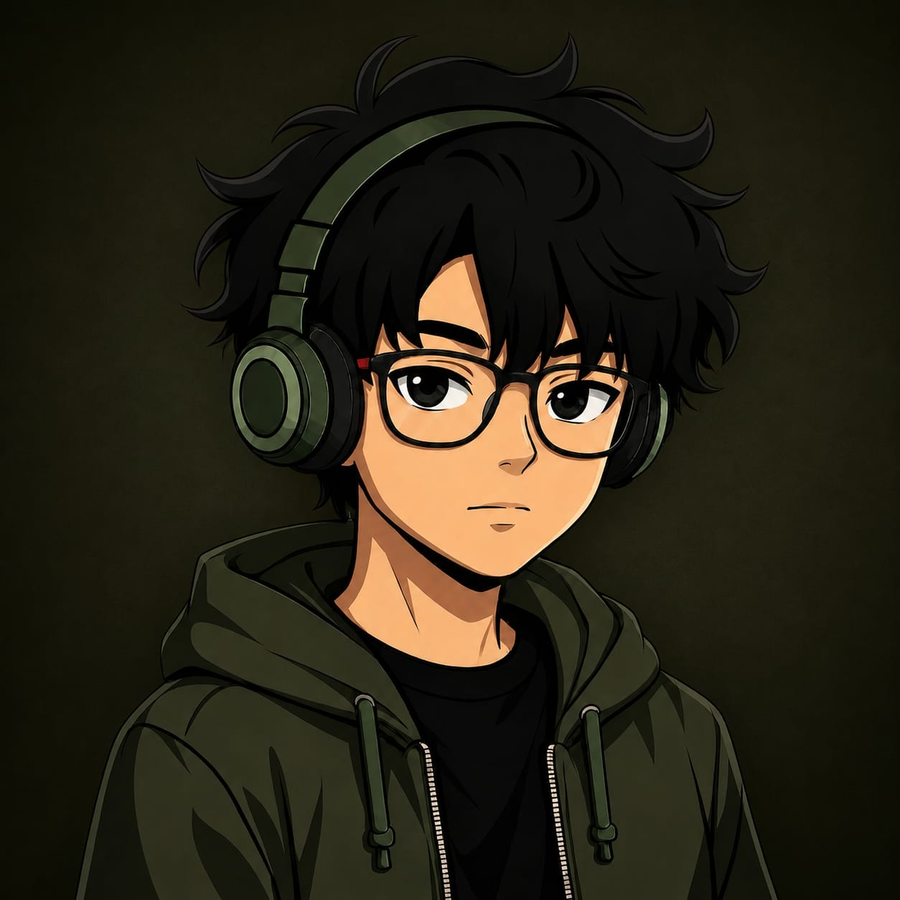
#> input picture profile-source.png, 900 x 900 px
$ python generate_banner.py
#> lines starting #> are read from the running program, lines starting #| are printed output that depends on the picture
#!/usr/bin/env python3
"""
Generate stipple-art hero banner SVGs for MdKasif0's GitHub profile.
Creates dark.svg and light.svg with animated dot-matrix artwork
showing only the profile picture in dots.
"""

import random
import sys
import os

# Check for Pillow
try:
    from PIL import Image, ImageDraw, ImageEnhance, ImageFilter, ImageOps
except ImportError:
    print("Installing Pillow...")
    import subprocess
    subprocess.check_call([sys.executable, "-m", "pip", "install", "Pillow", "-q"])
    from PIL import Image, ImageDraw, ImageEnhance, ImageFilter, ImageOps

# ── CONFIG ──
OUTPUT_DIR = os.path.dirname(os.path.abspath(__file__))
PROFILE_SOURCE_PATH = os.path.join(OUTPUT_DIR, "profile-source.png")
CANVAS_W, CANVAS_H = 320, 360  # Higher-resolution stipple canvas
DOT_DENSITY = 10000  # Dense enough to preserve facial and logo details
NUM_LAYERS = 12  # Number of animation layers for fade-in
ANIM_DUR = "0.9s"

# ── DOWNLOAD / CREATE SOURCE IMAGES ──

def load_profile_image():
    """Load the checked-in portrait source used for the hero animation."""
    if not os.path.exists(PROFILE_SOURCE_PATH):
        raise FileNotFoundError(
            f"Profile source is missing: {PROFILE_SOURCE_PATH}. "
            "Add profile-source.png before generating the banner."
        )
    return Image.open(PROFILE_SOURCE_PATH).convert("RGB")


def create_profile_stipple_source(image):
    """Turn the portrait into bold line art so dots form a readable face."""
    target_ratio = CANVAS_W / CANVAS_H
    width, height = image.size
    source_ratio = width / height

    if source_ratio > target_ratio:
        crop_width = round(height * target_ratio)
        crop_left = (width - crop_width) // 2
        image = image.crop((crop_left, 0, crop_left + crop_width, height))
    else:
        crop_height = round(width / target_ratio)
        crop_top = max(0, (height - crop_height) // 3)
        image = image.crop((0, crop_top, width, crop_top + crop_height))

    grayscale = ImageOps.grayscale(image)
    grayscale = ImageEnhance.Contrast(grayscale).enhance(1.6)
    edges = grayscale.filter(ImageFilter.FIND_EDGES)
    edges = ImageOps.autocontrast(edges, cutoff=2)

    # FIND_EDGES creates light strokes on black; invert it because the dot
    # sampler uses darkness as density. MinFilter gently thickens the lines.
    return ImageOps.invert(edges).filter(ImageFilter.MinFilter(3))


def image_to_stipple_points(img, canvas_w, canvas_h, num_dots):
    """Convert a grayscale image to stipple dot positions using weighted random sampling."""
    # Resize image to canvas size
    img = img.convert("L")
    img = img.resize((canvas_w, canvas_h), Image.LANCZOS)

    pixels = img.load()

    # Build probability map: darker = higher probability
    weights = []
    coords = []
    for y in range(canvas_h):
        for x in range(canvas_w):
            darkness = 255 - pixels[x, y]
            if darkness > 20:  # Skip very light pixels
                weights.append(darkness)
                coords.append((x, y))

    if not weights:
        return []

    # Normalize weights
    total = sum(weights)
    probs = [w / total for w in weights]

    # Weighted random sampling
    random.seed(42)  # Reproducible
    chosen_indices = random.choices(range(len(coords)), weights=probs, k=num_dots)

    # Deduplicate and collect
    seen = set()
    points = []
    for idx in chosen_indices:
        pt = coords[idx]
        if pt not in seen:
            seen.add(pt)
            points.append(pt)

    return points


def points_to_svg_path(points):
    """Convert list of (x,y) points to compact SVG path with 1x1 rects."""
    if not points:
        return ""

    # Sort by y then x for RLE optimization
    points.sort(key=lambda p: (p[1], p[0]))

    parts = []
    i = 0
    while i < len(points):
        x, y = points[i]
        # Check for horizontal run
        run = 1
        while i + run < len(points) and points[i + run][1] == y and points[i + run][0] == x + run:
            run += 1

        if run > 1:
            parts.append(f"M{x} {y}h{run}v1h-{run}z")
        else:
            parts.append(f"M{x} {y}h1v1h-1z")
        i += run

    return "".join(parts)


def split_into_layers(points, num_layers):
    """Split points into layers for progressive reveal animation."""
    random.seed(123)
    shuffled = list(points)
    random.shuffle(shuffled)

    layers = [[] for _ in range(num_layers)]
    for i, pt in enumerate(shuffled):
        layers[i % num_layers].append(pt)

    return layers


def build_stipple_group(points, num_layers, base_delay=0.20, fill_color="#00FF41",
                        anim_dur="0.9s", visibility_begin=None, visibility_end=None):
    """Build SVG group with layered stipple animation."""
    layers = split_into_layers(points, num_layers)

    lines = []

    # Wrapper group with visibility control if needed
    if visibility_begin is not None and visibility_end is not None:
        lines.append(f'<g>')
        # Show at visibility_begin, hide at visibility_end
        lines.append(f'<set attributeName="opacity" to="1" begin="{visibility_begin}s"/>')
        lines.append(f'<set attributeName="opacity" to="0" begin="{visibility_end}s"/>')
    elif visibility_begin is not None:
        lines.append(f'<g opacity="0">')
        lines.append(f'<set attributeName="opacity" to="1" begin="{visibility_begin}s"/>')
    else:
        lines.append('<g>')

    for i, layer in enumerate(layers):
        delay = base_delay + i * 0.03
        path_d = points_to_svg_path(layer)
        if not path_d:
            continue
        lines.append(
            f'<g opacity="0"><animate attributeName="opacity" values="0;1" '
            f'dur="{anim_dur}" begin="{delay:.2f}s" fill="freeze" '
            f'calcMode="spline" keyTimes="0;1" keySplines=".4 0 .2 1"/>'
            f'<path d="{path_d}"/></g>'
        )

    lines.append('</g>')
    return "\n".join(lines)


def generate_svg(theme="dark"):
    """Generate the complete hero banner SVG."""

    is_dark = theme == "dark"

    # Theme colors
    if is_dark:
        bg_primary = "#030B07"
        bg_panel = "#07130B"
        bg_titlebar = "#08100D"
        border_subtle = "rgba(110,231,183,0.16)"
        accent = "#4ADE80"
        accent_secondary = "#16A34A"
        text_primary = "#ECFDF5"
        text_secondary = "#A7F3D0"
        text_muted = "rgba(167,243,208,0.32)"
        dot_color = "#86EFAC"
        dot_border_color = "#34D399"
        label_prefix_color = "#6EE7B7"
        panel_border = "rgba(52,211,153,0.38)"
        gradient_stops = ['#4ADE80', '#10B981', '#86EFAC']
    else:
        bg_primary = "#F2FBF5"
        bg_panel = "#FFFFFF"
        bg_titlebar = "#E8F8EE"
        border_subtle = "rgba(6,95,70,0.14)"
        accent = "#059669"
        accent_secondary = "#047857"
        text_primary = "#052E1C"
        text_secondary = "#047857"
        text_muted = "rgba(6,95,70,0.26)"
        dot_color = "#16A34A"
        dot_border_color = "#059669"
        label_prefix_color = "#047857"
        panel_border = "rgba(5,150,105,0.32)"
        gradient_stops = ['#059669', '#10B981', '#22C55E']

    # ── Load profile image ──
    print(f"[{theme}] Loading and tracing profile picture...")
    profile_img = create_profile_stipple_source(load_profile_image())
#> in load_profile_image, returned value is the input picture: PIL image 900x900 RGB; mean R, G, B 39.9, 35.3, 21.4
#> in create_profile_stipple_source, `target_ratio = CANVAS_W / CANVAS_H`: target_ratio = 0.889
#> in create_profile_stipple_source, `crop_width = round(height * target_ratio)`: crop_width = 800
#> in create_profile_stipple_source, `crop_left = (width - crop_width) // 2`: crop_left = 50
#> in create_profile_stipple_source, `image = image.crop((crop_left, 0, crop_left + crop_width, height))`:
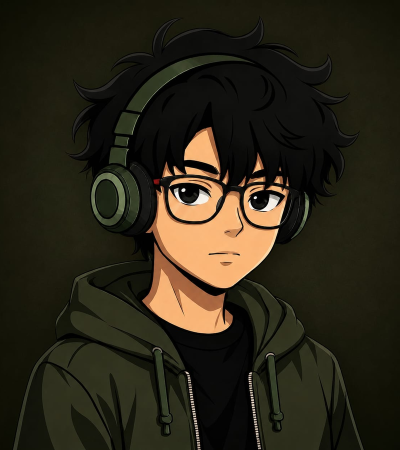
#> image: PIL image 800x900 RGB (shown at 1/2 size); mean R, G, B 42.4, 37.3, 23.2
#> in create_profile_stipple_source, `grayscale = ImageOps.grayscale(image)`:
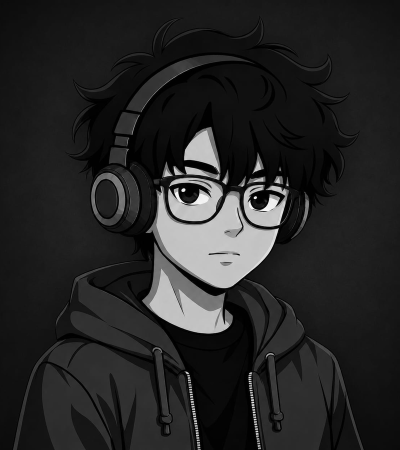
#> grayscale: PIL image 800x900 L (shown at 1/2 size); min 0, max 255, mean 37.3
#> in create_profile_stipple_source, `grayscale = ImageEnhance.Contrast(grayscale).enhance(1.6)`:
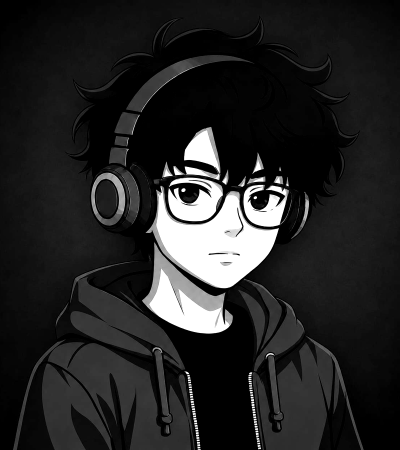
#> grayscale: PIL image 800x900 L (shown at 1/2 size); min 0, max 255, mean 37
#> in create_profile_stipple_source, `edges = grayscale.filter(ImageFilter.FIND_EDGES)`:
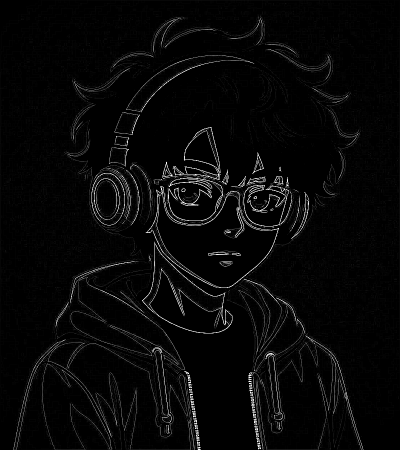
#> edges: PIL image 800x900 L (shown at 1/2 size); min 0, max 255, mean 7.8
#> in create_profile_stipple_source, `edges = ImageOps.autocontrast(edges, cutoff=2)`:
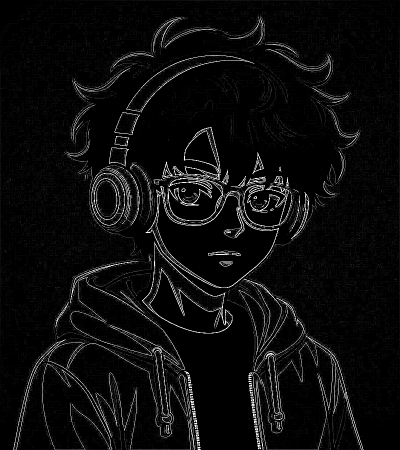
#> edges: PIL image 800x900 L (shown at 1/2 size); min 0, max 255, mean 12.1
#> in create_profile_stipple_source, `return ImageOps.invert(edges).filter(ImageFilter.MinFilter(3))`:
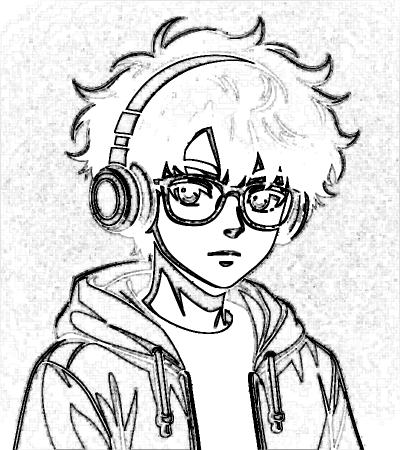
#> returned value: PIL image 800x900 L (shown at 1/2 size); min 0, max 255, mean 217.4

    # ── Generate stipple art (profile picture only) ──
    print(f"[{theme}] Generating profile picture stipple art...")
    profile_points = image_to_stipple_points(profile_img, CANVAS_W, CANVAS_H, DOT_DENSITY)
#> in image_to_stipple_points, `img = img.resize((canvas_w, canvas_h), Image.LANCZOS)`:
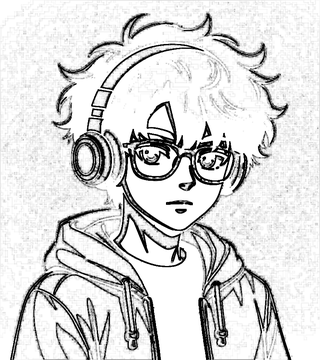
#> img: PIL image 320x360 L; min 0, max 255, mean 217.4
#> after the loop in image_to_stipple_points, `for y in range(canvas_h):`: coords = 33064 items
#> in image_to_stipple_points, `total = sum(weights)`: total = 3887883
#> in image_to_stipple_points, `probs = [w / total for w in weights]`: probs = 33064 items
#> in image_to_stipple_points, `chosen_indices = random.choices(range(len(coords)), weights=probs, k=n..`: chosen_indices = 10000 values, max 33061 at index 520, min 6 at index 9809, mean 17408.2
#> the loop in image_to_stipple_points, `for idx in chosen_indices:` made 10000 passes
#> (idx, pt) on passes 1 to 3: (22376, (236, 253)), (1139, (140, 29)), (10352, (221, 145))
#> after the loop in image_to_stipple_points, `for idx in chosen_indices:`: points = 8073 pairs, first value 0 to 319, second value 0 to 359; seen = 8073 items
#> profile_points has the same summary as points in image_to_stipple_points
    stipple_svg = build_stipple_group(
        profile_points, NUM_LAYERS, base_delay=0.20, fill_color=dot_color, anim_dur=ANIM_DUR
    )
#> in split_into_layers, `shuffled = list(points)`: shuffled has the same summary as points in image_to_stipple_points
#> the loop in split_into_layers, `for i, pt in enumerate(shuffled):` made 8073 passes
#> pt on passes 1 to 3: (242, 199), (80, 144), (25, 305)
#> in build_stipple_group, `layers = split_into_layers(points, num_layers)`: layers = 12 items
#> the loop in build_stipple_group, `for i, layer in enumerate(layers):` made 12 passes
#> delay on passes 1 to 8: 0.2, 0.23, 0.26, 0.29, 0.32, 0.35, 0.38, 0.41
#> after the loop in build_stipple_group, `for i, layer in enumerate(layers):`: lines = 13 items
    stipple_scale_x = 372 / CANVAS_W
    stipple_scale_y = 492 / CANVAS_H

    # ── Build SYSTEM.INFO text lines ──
    info_lines = [
        ("Subject", "Md Kasif Uddin"),
        ("Role", "AI-First Developer"),
        ("Origin", "Bihar, India"),
        ("Education", "Chandigarh University"),
        ("Status", "Building + Learning + Shipping"),
        ("ToolChain", "Claude Code, Git, Supabase, Netlify"),
    ]

    core_lines = [
        ("Core.Lang", "Java, TypeScript, Python"),
        ("Core.Frontend", "React, Next.js"),
        ("Core.Backend", "Node.js, Firebase"),
        ("Core.Database", "Supabase, MongoDB, PostgreSQL"),
        ("Core.Infra", "Netlify, Docker, Git"),
    ]

    contact_lines = [
        ("Grid.Mail", "mdkasifuddin123@gmail.com"),
        ("Grid.Twitter", "@md_kasif_uddin"),
        ("Grid.GitHub", "@MdKasif0"),
        ("Grid.Instagram", "@md_kasif_uddin"),
    ]

    def make_info_text(x, y, label, value, delay, total_width=655):
        dots_count = max(10, 65 - len(label) - len(value))
        dots = "." * dots_count
        return (
            f'<g opacity="0"><animate attributeName="opacity" from="0" to="1" dur="0.4s" '
            f'begin="{delay:.2f}s" fill="freeze"/><animateTransform attributeName="transform" '
            f'type="translate" values="-8 0;0 0" dur="0.4s" begin="{delay:.2f}s" fill="freeze"/>'
            f'<text x="{x}" y="{y}" font-size="14" textLength="{total_width}" '
            f'lengthAdjust="spacingAndGlyphs" xml:space="preserve">'
            f'<tspan fill="{label_prefix_color}">{label} </tspan>'
            f'<tspan fill="{text_muted}">{dots}</tspan>'
            f'<tspan fill="{text_primary}" font-weight="600"> {value}</tspan>'
            f'</text></g>'
        )

    def make_section_line(x, y, label, delay, total_width=655):
        dashes = "-" * (72 - len(label))
        return (
            f'<g opacity="0"><animate attributeName="opacity" from="0" to="1" dur="0.4s" '
            f'begin="{delay:.2f}s" fill="freeze"/>'
            f'<text x="{x}" y="{y}" font-size="14" textLength="{total_width}" '
            f'lengthAdjust="spacingAndGlyphs" xml:space="preserve">'
            f'<tspan fill="{text_secondary}">- {label} </tspan>'
            f'<tspan fill="{text_muted}">{dashes}</tspan>'
            f'</text></g>'
        )

    # Build text SVG
    text_x = 470
    text_y_start = 120
    line_height = 23
    text_svgs = []
    delay = 0.70

    # SYSTEM.INFO header
    text_svgs.append(
        f'<g opacity="0"><animate attributeName="opacity" from="0" to="1" dur="0.4s" '
        f'begin="{delay:.2f}s" fill="freeze"/>'
        f'<text x="{text_x}" y="82" font-size="18" font-weight="700" fill="{accent}">'
        f'SYSTEM.INFO</text>'
        f'<circle cx="1115" cy="77" r="4" fill="#EF4444"><animate attributeName="opacity" '
        f'values="1;0.3;1" dur="2s" repeatCount="indefinite"/></circle>'
        f'<text x="1125" y="82" font-size="11" font-weight="600" fill="#EF4444"> LIVE</text>'
        f'</g>'
    )
    delay += 0.12

    # Email badge
    text_svgs.append(
        f'<g opacity="0"><animate attributeName="opacity" from="0" to="1" dur="0.4s" '
        f'begin="{delay:.2f}s" fill="freeze"/>'
        f'<rect x="{text_x}" y="94" width="220" height="22" rx="3" fill="none" stroke="{accent}" opacity="0.6"/>'
        f'<text x="{text_x + 8}" y="110" font-size="12" fill="{text_primary}">mdkasifuddin123@gmail.com</text>'
        f'</g>'
    )
    delay += 0.20

    # Info lines
    y = text_y_start + 20
    for label, value in info_lines:
        text_svgs.append(make_info_text(text_x, y, label, value, delay))
        y += line_height
        delay += 0.12

    y += 8  # Gap before core section

    for label, value in core_lines:
        text_svgs.append(make_info_text(text_x, y, label, value, delay))
        y += line_height
        delay += 0.12

    y += 8  # Gap before contact section
    text_svgs.append(make_section_line(text_x, y, "Contact", delay))
    y += line_height
    delay += 0.12

    for label, value in contact_lines:
        text_svgs.append(make_info_text(text_x, y, label, value, delay))
        y += line_height
        delay += 0.12

    # Bottom prompt
    y += 8
    text_svgs.append(
        f'<g opacity="0"><animate attributeName="opacity" from="0" to="1" dur="0.5s" '
        f'begin="{delay:.2f}s" fill="freeze"/>'
        f'<text x="{text_x}" y="{y}" font-size="14" fill="{text_secondary}">'
        f'&#9656; More about me &amp; projects below in README &#8595; '
        f'<tspan fill="{accent}">&#9608;'
        f'<animate attributeName="fill-opacity" values="1;0;1" dur="1s" repeatCount="indefinite"/>'
        f'</tspan></text></g>'
    )

    text_block = "\n".join(text_svgs)

    # ── Assemble full SVG ──
    svg = f'''<svg xmlns="http://www.w3.org/2000/svg" width="1180" height="610" viewBox="0 0 1180 610" font-family="ui-monospace,SFMono-Regular,Menlo,Consolas,'Liberation Mono',monospace" role="img" aria-label="Md Kasif - profile.sh --live">
<defs>
<linearGradient id="accent" x1="0" y1="0" x2="1" y2="0">
      <stop offset="0" stop-color="{gradient_stops[0]}"><animate attributeName="stop-color" values="{gradient_stops[0]};{gradient_stops[1]};{gradient_stops[2]};{gradient_stops[0]}" dur="10s" repeatCount="indefinite"/></stop>
      <stop offset="0.5" stop-color="{gradient_stops[1]}"><animate attributeName="stop-color" values="{gradient_stops[1]};{gradient_stops[2]};{gradient_stops[0]};{gradient_stops[1]}" dur="10s" repeatCount="indefinite"/></stop>
      <stop offset="1" stop-color="{gradient_stops[2]}"><animate attributeName="stop-color" values="{gradient_stops[2]};{gradient_stops[0]};{gradient_stops[1]};{gradient_stops[2]}" dur="10s" repeatCount="indefinite"/></stop>
    </linearGradient>
<linearGradient id="asciiGrad" x1="0" y1="0" x2="0" y2="520" gradientUnits="userSpaceOnUse">
      <stop offset="0" stop-color="{accent}"/>
      <stop offset="0.45" stop-color="{accent_secondary}"/>
      <stop offset="1" stop-color="{accent}"/>
      <animateTransform attributeName="gradientTransform" type="translate" values="0 -120; 0 120; 0 -120" dur="9s" repeatCount="indefinite"/>
    </linearGradient>
<linearGradient id="panelGrad" x1="0" y1="0" x2="0" y2="1"><stop offset="0" stop-color="{bg_panel}"/><stop offset="1" stop-color="{bg_primary}"/></linearGradient>
<filter id="glow8" x="-60%" y="-60%" width="220%" height="220%"><feGaussianBlur stdDeviation="8"/></filter>
<filter id="glow3" x="-60%" y="-60%" width="220%" height="220%"><feGaussianBlur stdDeviation="3"/></filter>
<filter id="txtGlow" x="-30%" y="-30%" width="160%" height="160%"><feGaussianBlur stdDeviation="0.9" result="b"/><feMerge><feMergeNode in="b"/><feMergeNode in="SourceGraphic"/></feMerge></filter>
<clipPath id="winClip"><rect x="2" y="2" width="1176" height="606" rx="18"/></clipPath>
</defs>
<rect x="2" y="2" width="1176" height="606" rx="18" fill="{bg_primary}"/>
<g clip-path="url(#winClip)">
<rect x="2" y="2" width="1176" height="606" fill="url(#panelGrad)"/>
<rect x="2" y="2" width="1176" height="46" fill="{bg_titlebar}"/>
<line x1="2" y1="48" x2="1178" y2="48" stroke="{border_subtle}"/>
<circle cx="30" cy="25.0" r="5.5" fill="#ff5f56"/>
<circle cx="50" cy="25.0" r="5.5" fill="#ffbd2e"/>
<circle cx="70" cy="25.0" r="5.5" fill="#27c93f"/>
<text x="590.0" y="29.0" text-anchor="middle" font-size="12" fill="{text_secondary}">kasif@github: ~/profile — ./system.live</text>
<text x="38" y="74" font-size="10" letter-spacing="3" fill="{text_secondary}" opacity="0.7">VISUAL.MAP</text>
<rect x="36" y="84" width="400" height="492" rx="10" fill="none" stroke="{dot_border_color}" stroke-width="2" opacity="0.45" filter="url(#glow3)"/>
<rect x="36" y="84" width="400" height="492" rx="10" fill="{bg_panel}" stroke="{panel_border}"/>
<g transform="translate(50,86) scale({stipple_scale_x:.4f},{stipple_scale_y:.4f})" fill="{dot_color}" shape-rendering="crispEdges">
{stipple_svg}
</g>
{text_block}
</g>
<rect x="3" y="3" width="1174" height="604" rx="17" fill="none" stroke="url(#accent)" stroke-width="3" opacity="0.55" filter="url(#glow8)"/>
<rect x="3" y="3" width="1174" height="604" rx="17" fill="none" stroke="url(#accent)" stroke-width="1.6"/>
</svg>'''

    return svg


# ── MAIN ──
if __name__ == "__main__":
    print("=" * 60)
    print("Generating hero banner SVGs for MdKasif0")
    print("=" * 60)

    for theme in ["dark", "light"]:
        print(f"\n--- Generating {theme}.svg ---")
        svg_content = generate_svg(theme)

        output_path = os.path.join(OUTPUT_DIR, f"{theme}.svg")
        with open(output_path, "w", encoding="utf-8") as f:
            f.write(svg_content)

        file_size = os.path.getsize(output_path)
        print(f"✅ Written {output_path} ({file_size:,} bytes)")

    print("\n" + "=" * 60)
    print("Done! Both dark.svg and light.svg have been generated.")
    print("=" * 60)
